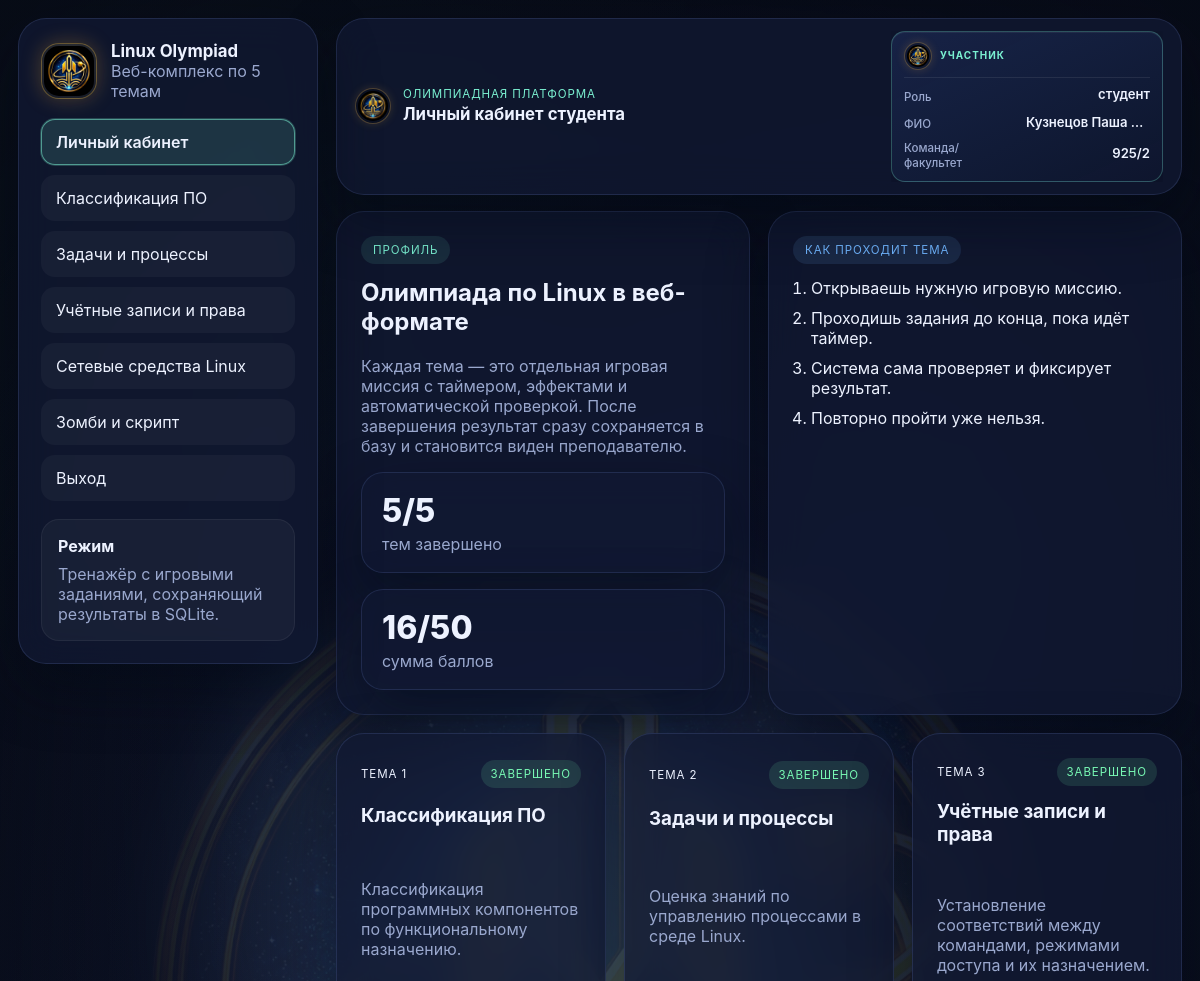
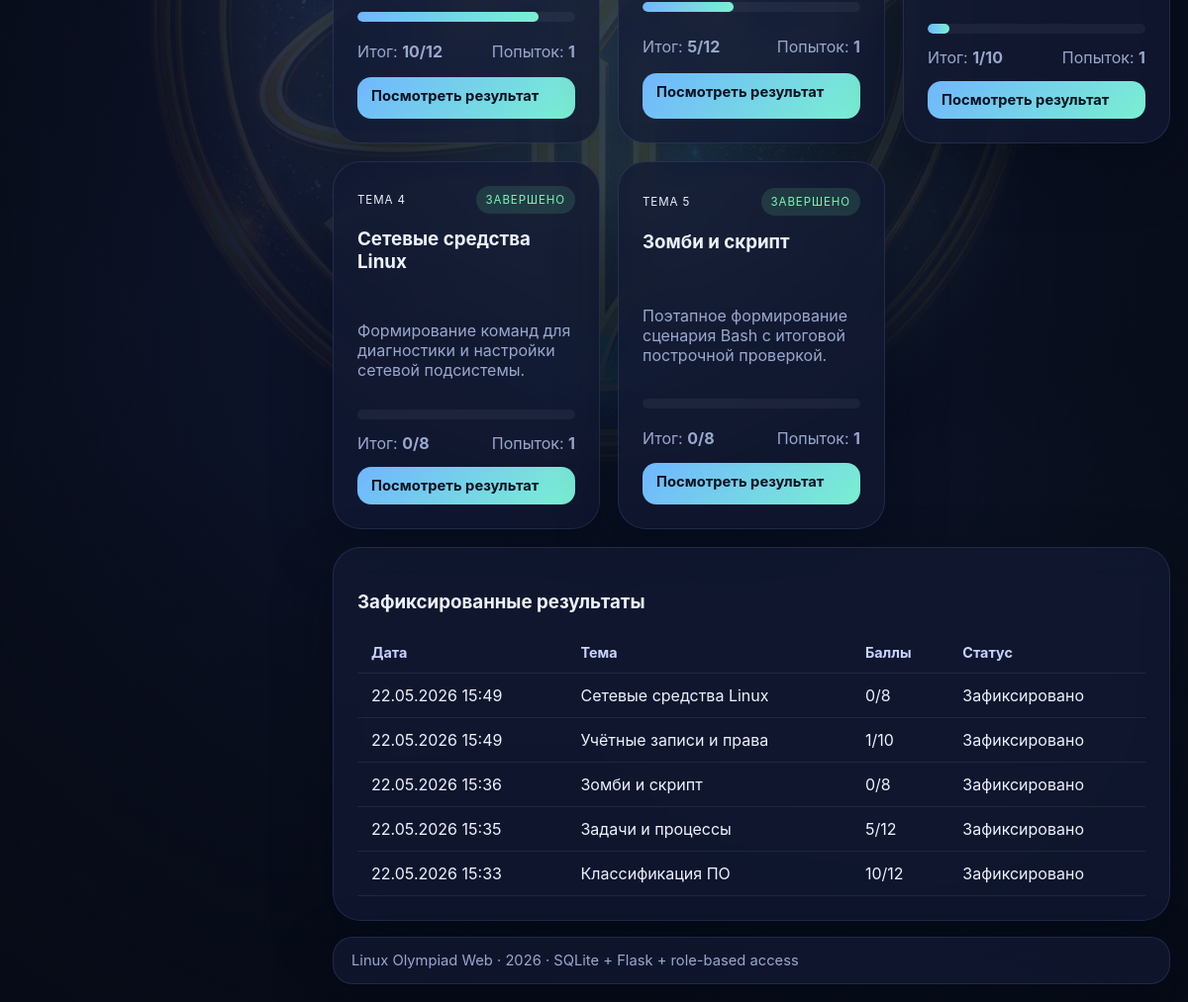
The app's page /dashboard (signed in) with its own data (2 pictures, top to bottom).
### olympiad/models.py (models this page shows)
class User(db.Model):
    __tablename__ = "users"
    id = db.Column(db.Integer, primary_key=True)
    surname = db.Column(db.String(80), nullable=False)
    name = db.Column(db.String(80), nullable=False)
    patronymic = db.Column(db.String(80), nullable=True)
    group_number = db.Column(db.String(80), nullable=False)  # команда / факультет (общее поле)
    login = db.Column(db.String(50), unique=True, nullable=False)
    password_hash = db.Column(db.String(255), nullable=False)
    role = db.Column(db.String(20), default="student", nullable=False)
    created_at = db.Column(db.DateTime, default=datetime.utcnow, nullable=False)
    results = db.relationship("TopicResult", back_populates="user", cascade="all, delete-orphan")
    @property
    def full_name(self):
        parts = [self.surname, self.name, self.patronymic or ""]
        return " ".join(part for part in parts if part).strip()

class TopicResult(db.Model):
    __tablename__ = "topic_results"
    id = db.Column(db.Integer, primary_key=True)
    user_id = db.Column(db.Integer, db.ForeignKey("users.id"), nullable=False)
    topic_id = db.Column(db.Integer, nullable=False)
    score = db.Column(db.Integer, nullable=False)
    max_score = db.Column(db.Integer, nullable=False)
    attempt = db.Column(db.Integer, nullable=False, default=1)
    details_json = db.Column(db.Text, nullable=True)
    created_at = db.Column(db.DateTime, default=datetime.utcnow, nullable=False)
    user = db.relationship("User", back_populates="results")

### olympiad/routes/pages.py (the view)
    @app.route("/dashboard")
    @login_required
    def dashboard():
        if session.get("role") == "admin":
            return redirect(url_for("admin_panel"))
        role = session.get("role") or "student"
        progress = get_topic_progress(session["user_id"], user_role=role)
        recent_results = (
            TopicResult.query.filter_by(user_id=session["user_id"])
            .order_by(TopicResult.created_at.desc())
            .limit(10)
            .all()
        )
        total_best = sum(entry["best_score"] or 0 for entry in progress.values())
        total_max = sum(entry["max_score"] for entry in progress.values())
        completed_topics = sum(1 for entry in progress.values() if entry["completed"])
        return render_template(
            "dashboard.html",
            progress=progress,
            recent_results=recent_results,
            total_best=total_best,
            total_max=total_max,
            completed_topics=completed_topics,
            user_role=role,
        )

### olympiad/utils/auth.py (called while the page is built)
def login_required(view_func):
    @wraps(view_func)
    def wrapper(*args, **kwargs):
        if not session.get("user_id"):
            return redirect(url_for("login"))
        return view_func(*args, **kwargs)
    return wrapper

### topics/__init__.py (called while the page is built)
def list_topics():
    return [TOPICS[key] for key in sorted(TOPICS.keys())]

### templates/dashboard.html (shortened to what this page needs)
{% extends "base.html" %}
{% block page_title %}{% if user_role == 'tester' %}Кабинет тестировщика{% else %}Личный кабинет студента{% endif %}{% endblock %}
{% block content %}
<section class="hero-grid">
    <div class="glass-card hero-card">
        <div class="card-badge">Профиль</div>
        <h2>Олимпиада по Linux в веб-формате</h2>
        <p class="muted">Каждая тема — это отдельная игровая миссия с таймером, эффектами и автоматической проверкой.{% if user_role != 'tester' %} После завершения результат сразу сохраняется в базу и становится виден преподавателю.{% endif %}</p>
        <div class="stats-row">
            <div class="stat-box">
                <div class="stat-value">{% if user_role == 'tester' %}∞{% else %}{{ completed_topics }}/5{% endif %}</div>
                <div class="stat-label">{% if user_role == 'tester' %}лимит попыток{% else %}тем завершено{% endif %}</div>
            </div>
            <div class="stat-box">
                <div class="stat-value">{{ total_best }}/{{ total_max }}</div>
                <div class="stat-label">сумма баллов</div>
            </div>
        </div>
    </div>
    <div class="glass-card info-card">
        <div class="card-badge accent">Как проходит тема</div>
        <ol class="steps-list">
            <li>Открываешь нужную игровую миссию.</li>
            <li>Проходишь задания до конца, пока идёт таймер.</li>
            <li>Система сама проверяет и фиксирует результат.</li>
            {% if user_role == 'tester' %}
                <li>Для тестировщика темы можно проходить многократно.</li>
            {% else %}
                <li>Повторно пройти уже нельзя.</li>
            {% endif %}
        </ol>
    </div>
</section>
<section class="topic-grid">
    {% for topic in all_topics %}
        {% set entry = progress[topic.id] %}
        <article class="topic-card glass-card">
            <div class="topic-topline">
                <span class="topic-index">Тема {{ topic.id }}</span>
                {% if user_role == 'tester' %}
                    <span class="topic-status muted-pill">Тест</span>
                {% elif entry.completed %}
                    <span class="topic-status success-pill">Завершено</span>
                {% else %}
                    <span class="topic-status accent-pill">Доступно</span>
                {% endif %}
            </div>
            <h3>{{ topic.short_title }}</h3>
            <p class="muted">{{ topic.tagline }}</p>
            <div class="progress-line">
                <div class="progress-fill" style="width: {{ ((entry.best_score or 0) / entry.max_score * 100) if entry.max_score else 0 }}%"></div>
            </div>
            <div class="topic-meta">
                <span>Итог: <strong>{{ entry.best_score if entry.best_score is not none else '—' }}/{{ entry.max_score }}</strong></span>
                <span>Попыток: <strong>{{ entry.attempts }}</strong></span>
            </div>
            <a class="primary-btn small-btn" href="{{ url_for('topic_page', topic_id=topic.id) }}">{% if user_role == 'tester' %}Открыть / повторить{% elif entry.completed %}Посмотреть результат{% else %}Открыть тему{% endif %}</a>
        </article>
    {% endfor %}
</section>
<section class="glass-card history-card">
    <div class="section-head">
        <h3>Зафиксированные результаты</h3>
    </div>
    {% if recent_results %}
        <div class="table-wrap">
            <table>
                <thead>
                    <tr>
                        <th>Дата</th>
                        <th>Тема</th>
                        <th>Баллы</th>
                        <th>Статус</th>
                    </tr>
                </thead>
                <tbody>
                    {% for item in recent_results %}
                        <tr>
                            <td>{{ item.created_at.strftime('%d.%m.%Y %H:%M') }}</td>
                            <td>{% for t in all_topics %}{% if t.id == item.topic_id %}{{ t.short_title }}{% endif %}{% endfor %}</td>
                            <td>{{ item.score }}/{{ item.max_score }}</td>
                            <td>Зафиксировано</td>
                        </tr>
                    {% endfor %}
                </tbody>
            </table>
        </div>
    {% else %}
        <p class="muted">Пока нет зафиксированных результатов.</p>
    {% endif %}
</section>
{% endblock %}

### templates/base.html (shortened to what this page needs)
<!DOCTYPE html>
<html lang="ru">
<head>
    <link rel="stylesheet" href="{{ url_for('static', filename='css/style.css') }}">
</head>
<body>
    <div class="site-emblem-bg" aria-hidden="true">
        <div class="site-emblem-bg__glow"></div>
        <img src="{{ url_for('static', filename='img/brand/emblem-mission.png') }}" alt="" class="site-emblem-bg__img">
        <div class="site-emblem-bg__veil"></div>
    </div>
    <div class="page-shell">
        <aside class="sidebar">
            <div class="brand-block">
                <img
                    src="{{ url_for('static', filename='img/brand/emblem-mission.png') }}"
                    alt=""
                    class="brand-logo brand-logo-img"
                    width="56"
                    height="56"
                >
                <div>
                    <div class="brand-title">Linux Olympiad</div>
                    <div class="brand-subtitle">Веб-комплекс по 5 темам</div>
                </div>
            </div>
            <nav class="nav-links">
                {% if session.get('user_id') %}
                    {% if session.get('role') == 'admin' %}
                        <a href="{{ url_for('admin_panel') }}" class="nav-link{% if nav_active == 'admin' %} nav-link--active{% endif %}">Панель преподавателя</a>
                    {% else %}
                        <a href="{{ url_for('dashboard') }}" class="nav-link{% if nav_active == 'dashboard' %} nav-link--active{% endif %}">Личный кабинет</a>
                        {% for nav_topic in all_topics %}
                            <a href="{{ url_for('topic_page', topic_id=nav_topic.id) }}" class="nav-link{% if current_topic_id == nav_topic.id %} nav-link--active{% endif %}">{{ nav_topic.short_title }}</a>
                        {% endfor %}
                    {% endif %}
                    <a href="{{ url_for('logout') }}" class="nav-link danger-link">Выход</a>
                {% else %}
                    <a href="{{ url_for('login') }}" class="nav-link">Вход</a>
                    <a href="{{ url_for('register') }}" class="nav-link">Регистрация</a>
                {% endif %}
            </nav>
            <div class="sidebar-note">
                <div class="note-title">Режим</div>
                <div class="note-text">
                    {% if session.get('role') == 'admin' %}
                        Доступ к базе студентов, попыткам и баллам по всем темам.
                    {% elif session.get('role') == 'tester' %}
                        Неограниченные проходы тем для проверки сценариев и UI.
                    {% else %}
                        Тренажёр с игровыми заданиями, сохраняющий результаты в SQLite.
                    {% endif %}
                </div>
            </div>
        </aside>
        <div class="content-area">
            <header class="topbar">
                <div class="topbar-left">
                    <img
                        src="{{ url_for('static', filename='img/brand/emblem-mission.png') }}"
                        alt=""
                        class="topbar-emblem"
                        width="36"
                        height="36"
                    >
                    <div class="topbar-main">
                        <div class="eyebrow topbar-eyebrow">Олимпиадная платформа</div>
                        <h1 class="page-title topbar-title">{% block page_title %}Интерактивный комплекс по Linux{% endblock %}</h1>
                    </div>
                </div>
                <div class="user-chip-wrap">
                    {% if user_profile %}
                        <aside class="user-profile-card user-profile-card--role-{{ user_profile.role }}" aria-label="Профиль участника">
                            <div class="user-profile-card__head">
                                <img
                                    src="{{ url_for('static', filename='img/brand/emblem-mission.png') }}"
                                    alt=""
                                    class="user-profile-card__emblem"
                                    width="28"
                                    height="28"
                                >
                                <span class="user-profile-card__title">Участник</span>
                            </div>
                            <dl class="user-profile-card__meta">
                                <dt>Роль</dt>
                                <dd>
                                    <span class="user-profile-value">{{ user_profile.role_label }}</span>
                                </dd>
                                <dt>ФИО</dt>
                                <dd>
                                    <span class="user-profile-value">{{ user_profile.full_name }}</span>
                                </dd>
                                <dt>Команда/факультет</dt>
                                <dd>
                                    {% set team_label = '—' if user_profile.role == 'admin' else (user_profile.team or '—') %}
                                    <span class="user-profile-value">{{ team_label }}</span>
                                </dd>
                            </dl>
                        </aside>
                    {% endif %}
                </div>
            </header>
            <main class="main-content">
                {% block content %}{% endblock %}
            </main>
            <footer class="footer">
                Linux Olympiad Web · {{ now_year }} · SQLite + Flask + role-based access
            </footer>
        </div>
    </div>
</body>
</html>

### records on screen
User: group_number "925/2"
TopicResult: created_at "22.05.2026 15:49", short_title "Сетевые средства Linux", score "0", max_score "8"
TopicResult: created_at "22.05.2026 15:49", short_title "Учётные записи и права", score "1", max_score "10"
TopicResult: created_at "22.05.2026 15:36", short_title "Зомби и скрипт", score "0", max_score "8"
TopicResult: created_at "22.05.2026 15:35", short_title "Задачи и процессы", score "5", max_score "12"
TopicResult: created_at "22.05.2026 15:33", short_title "Классификация ПО", score "10", max_score "12"

### other values on screen
{{ nav_topic.short_title }} "Классификация ПО" "Задачи и процессы" "Учётные записи и права" "Сетевые средства Linux" "Зомби и скрипт"
{{ user_profile.role_label }} "студент"
{{ user_profile.full_name }} "Кузнецов Паша…"
{{ completed_topics }} "5"
{{ total_best }} "16"
{{ total_max }} "50"
{{ topic.id }} "1" "2" "3" "4" "5"
{{ topic.short_title }} "Классификация ПО" "Задачи и процессы" "Учётные записи и права" "Сетевые средства Linux" "Зомби и скрипт"
{{ topic.tagline }} "Классификация программных компонентов по функциональному назначению." "Оценка знаний по управлению процессами в среде Linux." "Установление соответствий между командами, режимами доступа и их назначением." "Формирование команд для диагностики и настройки сетевой подсистемы." "Поэтапное формирование сценария Bash с итоговой построчной проверкой."
{{ entry.best_score if entry.best_score is not none else '—' }} "10" "5" "1" "0" "0"
{{ entry.max_score }} "12" "12" "10" "8" "8"
{{ entry.attempts }} "1" "1" "1" "1" "1"
